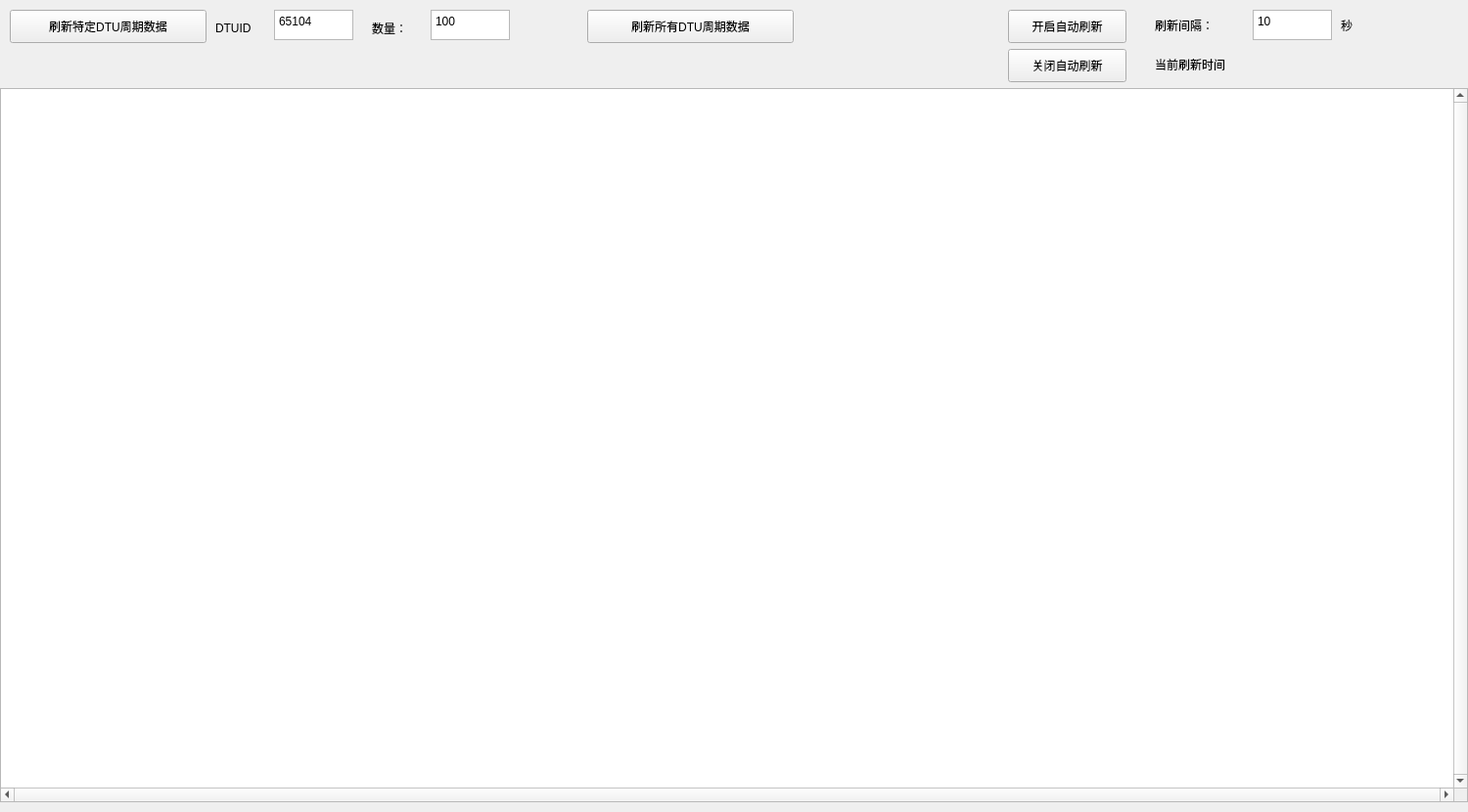
<?xml version="1.0" encoding="UTF-8"?>
<ui version="4.0">
 <class>myform1</class>
 <widget class="QWidget" name="myform1">
  <property name="geometry">
   <rect>
    <x>0</x>
    <y>0</y>
    <width>1500</width>
    <height>830</height>
   </rect>
  </property>
  <property name="windowTitle">
   <string>Form</string>
  </property>
  <widget class="QTableWidget" name="tableWidget1">
   <property name="geometry">
    <rect>
     <x>0</x>
     <y>90</y>
     <width>1500</width>
     <height>730</height>
    </rect>
   </property>
   <property name="sizePolicy">
    <sizepolicy hsizetype="Expanding" vsizetype="Expanding">
     <horstretch>0</horstretch>
     <verstretch>0</verstretch>
    </sizepolicy>
   </property>
   <property name="verticalScrollBarPolicy">
    <enum>Qt::ScrollBarAlwaysOn</enum>
   </property>
   <property name="horizontalScrollBarPolicy">
    <enum>Qt::ScrollBarAlwaysOn</enum>
   </property>
   <property name="selectionMode">
    <enum>QAbstractItemView::ContiguousSelection</enum>
   </property>
  </widget>
  <widget class="QPushButton" name="pushButton">
   <property name="geometry">
    <rect>
     <x>10</x>
     <y>10</y>
     <width>201</width>
     <height>34</height>
    </rect>
   </property>
   <property name="text">
    <string>刷新特定DTU周期数据</string>
   </property>
  </widget>
  <widget class="QTextEdit" name="textEdit">
   <property name="geometry">
    <rect>
     <x>280</x>
     <y>10</y>
     <width>81</width>
     <height>31</height>
    </rect>
   </property>
   <property name="html">
    <string>&lt;!DOCTYPE HTML PUBLIC &quot;-//W3C//DTD HTML 4.0//EN&quot; &quot;http://www.w3.org/TR/REC-html40/strict.dtd&quot;&gt;
&lt;html&gt;&lt;head&gt;&lt;meta name=&quot;qrichtext&quot; content=&quot;1&quot; /&gt;&lt;style type=&quot;text/css&quot;&gt;
p, li { white-space: pre-wrap; }
&lt;/style&gt;&lt;/head&gt;&lt;body style=&quot; font-family:'SimSun'; font-size:9pt; font-weight:400; font-style:normal;&quot;&gt;
&lt;p style=&quot; margin-top:0px; margin-bottom:0px; margin-left:0px; margin-right:0px; -qt-block-indent:0; text-indent:0px;&quot;&gt;65104&lt;/p&gt;&lt;/body&gt;&lt;/html&gt;</string>
   </property>
  </widget>
  <widget class="QLabel" name="label_3">
   <property name="geometry">
    <rect>
     <x>220</x>
     <y>20</y>
     <width>61</width>
     <height>18</height>
    </rect>
   </property>
   <property name="text">
    <string>DTUID</string>
   </property>
  </widget>
  <widget class="QTextEdit" name="textEdit_2">
   <property name="geometry">
    <rect>
     <x>440</x>
     <y>10</y>
     <width>81</width>
     <height>31</height>
    </rect>
   </property>
   <property name="html">
    <string>&lt;!DOCTYPE HTML PUBLIC &quot;-//W3C//DTD HTML 4.0//EN&quot; &quot;http://www.w3.org/TR/REC-html40/strict.dtd&quot;&gt;
&lt;html&gt;&lt;head&gt;&lt;meta name=&quot;qrichtext&quot; content=&quot;1&quot; /&gt;&lt;style type=&quot;text/css&quot;&gt;
p, li { white-space: pre-wrap; }
&lt;/style&gt;&lt;/head&gt;&lt;body style=&quot; font-family:'SimSun'; font-size:9pt; font-weight:400; font-style:normal;&quot;&gt;
&lt;p style=&quot; margin-top:0px; margin-bottom:0px; margin-left:0px; margin-right:0px; -qt-block-indent:0; text-indent:0px;&quot;&gt;100&lt;/p&gt;&lt;/body&gt;&lt;/html&gt;</string>
   </property>
  </widget>
  <widget class="QLabel" name="label_4">
   <property name="geometry">
    <rect>
     <x>380</x>
     <y>20</y>
     <width>51</width>
     <height>18</height>
    </rect>
   </property>
   <property name="text">
    <string>数量：</string>
   </property>
  </widget>
  <widget class="QPushButton" name="pushButton_2">
   <property name="geometry">
    <rect>
     <x>600</x>
     <y>10</y>
     <width>211</width>
     <height>34</height>
    </rect>
   </property>
   <property name="autoFillBackground">
    <bool>false</bool>
   </property>
   <property name="text">
    <string>刷新所有DTU周期数据</string>
   </property>
  </widget>
  <widget class="QPushButton" name="pushButton_3">
   <property name="geometry">
    <rect>
     <x>1030</x>
     <y>10</y>
     <width>121</width>
     <height>34</height>
    </rect>
   </property>
   <property name="text">
    <string>开启自动刷新</string>
   </property>
  </widget>
  <widget class="QPushButton" name="pushButton_4">
   <property name="geometry">
    <rect>
     <x>1030</x>
     <y>50</y>
     <width>121</width>
     <height>34</height>
    </rect>
   </property>
   <property name="text">
    <string>关闭自动刷新</string>
   </property>
  </widget>
  <widget class="QLabel" name="label">
   <property name="geometry">
    <rect>
     <x>1180</x>
     <y>50</y>
     <width>271</width>
     <height>31</height>
    </rect>
   </property>
   <property name="text">
    <string>当前刷新时间</string>
   </property>
  </widget>
  <widget class="QLabel" name="label_8">
   <property name="geometry">
    <rect>
     <x>1370</x>
     <y>10</y>
     <width>41</width>
     <height>31</height>
    </rect>
   </property>
   <property name="text">
    <string>秒</string>
   </property>
  </widget>
  <widget class="QTextEdit" name="textEdit_4">
   <property name="geometry">
    <rect>
     <x>1280</x>
     <y>10</y>
     <width>81</width>
     <height>31</height>
    </rect>
   </property>
   <property name="html">
    <string>&lt;!DOCTYPE HTML PUBLIC &quot;-//W3C//DTD HTML 4.0//EN&quot; &quot;http://www.w3.org/TR/REC-html40/strict.dtd&quot;&gt;
&lt;html&gt;&lt;head&gt;&lt;meta name=&quot;qrichtext&quot; content=&quot;1&quot; /&gt;&lt;style type=&quot;text/css&quot;&gt;
p, li { white-space: pre-wrap; }
&lt;/style&gt;&lt;/head&gt;&lt;body style=&quot; font-family:'SimSun'; font-size:9pt; font-weight:400; font-style:normal;&quot;&gt;
&lt;p style=&quot; margin-top:0px; margin-bottom:0px; margin-left:0px; margin-right:0px; -qt-block-indent:0; text-indent:0px;&quot;&gt;10&lt;/p&gt;&lt;/body&gt;&lt;/html&gt;</string>
   </property>
  </widget>
  <widget class="QLabel" name="label_2">
   <property name="geometry">
    <rect>
     <x>1180</x>
     <y>10</y>
     <width>91</width>
     <height>31</height>
    </rect>
   </property>
   <property name="text">
    <string>刷新间隔：</string>
   </property>
  </widget>
 </widget>
 <resources/>
 <connections>
  <connection>
   <sender>pushButton</sender>
   <signal>clicked()</signal>
   <receiver>myform1</receiver>
   <slot>bt1_click()</slot>
   <hints>
    <hint type="sourcelabel">
     <x>14</x>
     <y>30</y>
    </hint>
    <hint type="destinationlabel">
     <x>138</x>
     <y>829</y>
    </hint>
   </hints>
  </connection>
  <connection>
   <sender>pushButton_2</sender>
   <signal>clicked()</signal>
   <receiver>myform1</receiver>
   <slot>bt2_click()</slot>
   <hints>
    <hint type="sourcelabel">
     <x>606</x>
     <y>33</y>
    </hint>
    <hint type="destinationlabel">
     <x>812</x>
     <y>64</y>
    </hint>
   </hints>
  </connection>
  <connection>
   <sender>pushButton_3</sender>
   <signal>clicked()</signal>
   <receiver>myform1</receiver>
   <slot>bt3_click()</slot>
   <hints>
    <hint type="sourcelabel">
     <x>914</x>
     <y>11</y>
    </hint>
    <hint type="destinationlabel">
     <x>1027</x>
     <y>45</y>
    </hint>
   </hints>
  </connection>
  <connection>
   <sender>pushButton_4</sender>
   <signal>clicked()</signal>
   <receiver>myform1</receiver>
   <slot>bt4_click()</slot>
   <hints>
    <hint type="sourcelabel">
     <x>1053</x>
     <y>12</y>
    </hint>
    <hint type="destinationlabel">
     <x>1172</x>
     <y>46</y>
    </hint>
   </hints>
  </connection>
 </connections>
 <slots>
  <slot>bt1_click()</slot>
  <slot>bt2_click()</slot>
  <slot>LW1_dclick()</slot>
  <slot>bt3_click()</slot>
  <slot>bt4_click()</slot>
  <slot>bt5_click()</slot>
 </slots>
</ui>
